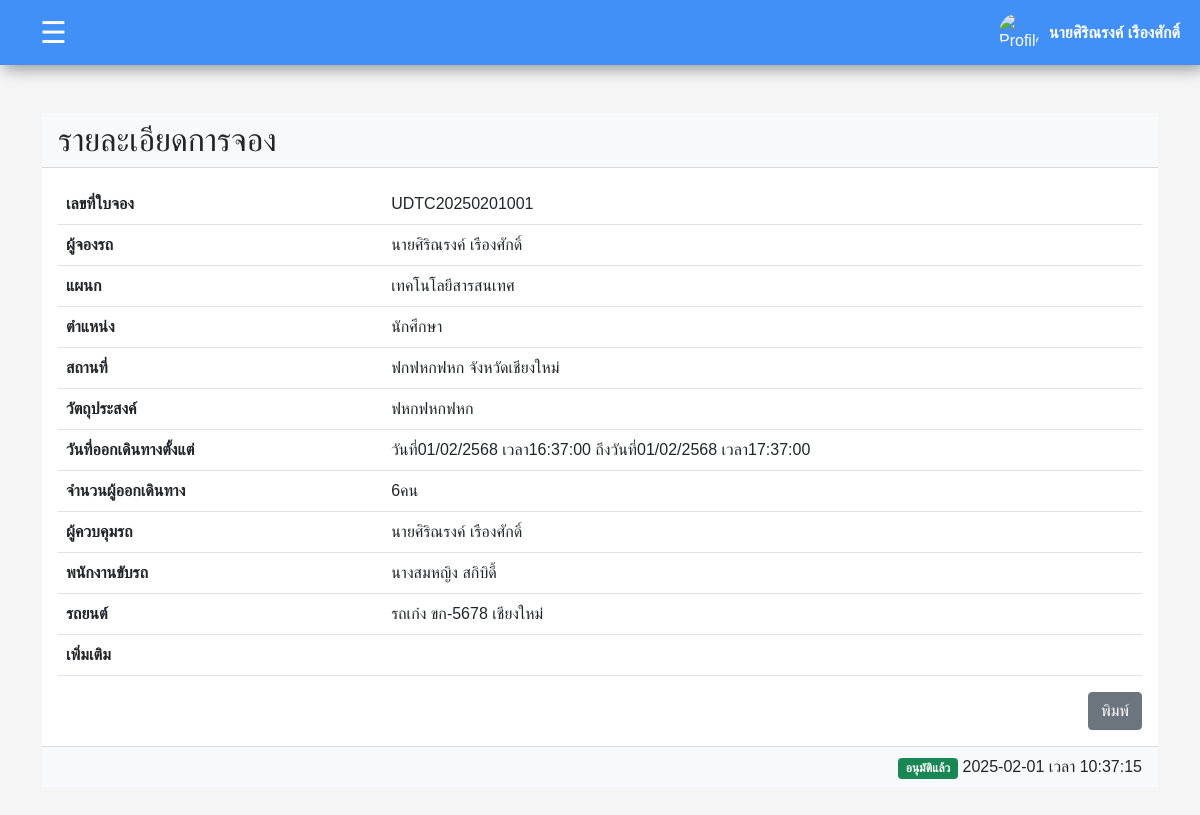
The page /Project/user/request_details.php?request_id=UDTC20250201001 (signed in) on the database as committed earlier.
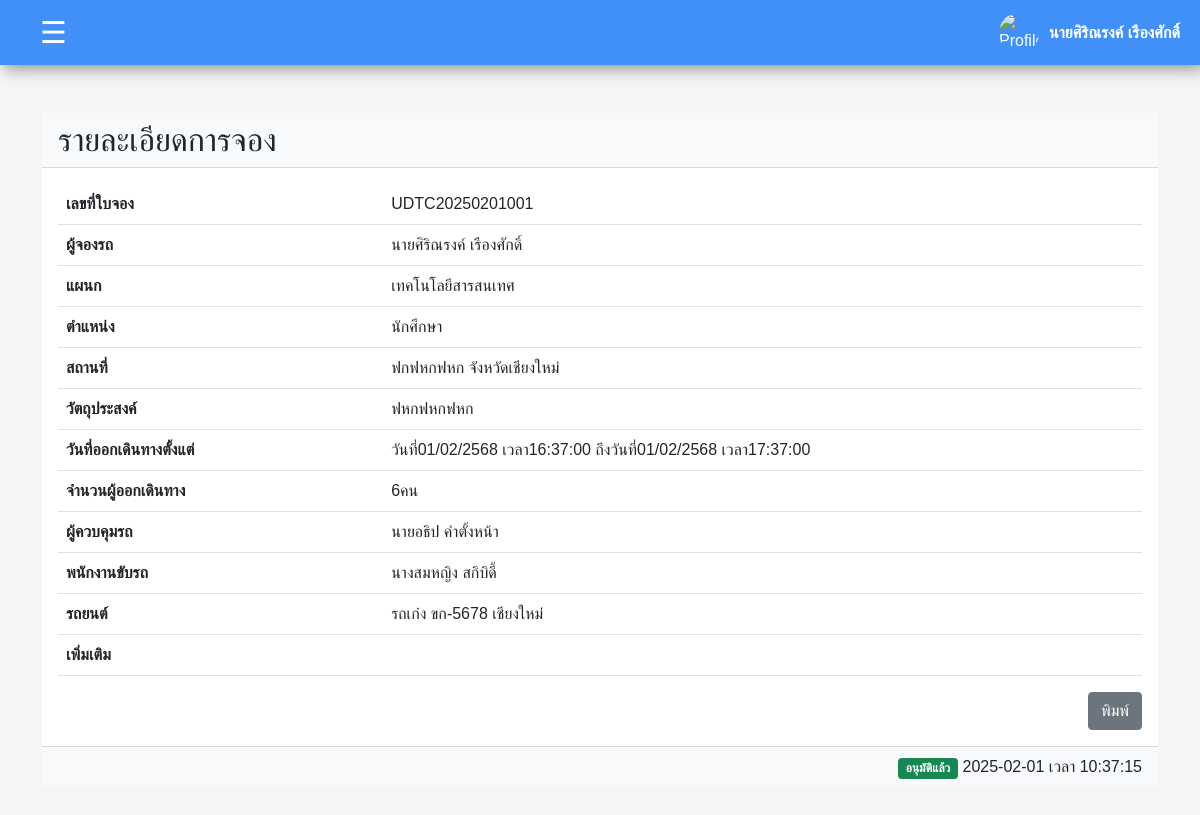
The same page on the database as committed later.
### tables this page shows
CREATE TABLE `requests` (
  `request_id` varchar(20) NOT NULL,
  `destination` varchar(255) DEFAULT NULL,
  `province` varchar(100) DEFAULT NULL,
  `travel_type` enum('ในจังหวัด','ต่างจังหวัด') DEFAULT NULL,
  `purpose` varchar(255) DEFAULT NULL,
  `departure_date` date DEFAULT NULL,
  `departure_time` time DEFAULT NULL,
  `return_date` date DEFAULT NULL,
  `return_time` time DEFAULT NULL,
  `passengers` int(11) DEFAULT NULL,
  `request_date` datetime DEFAULT NULL,
  `status` enum('รออนุมัติ','อนุมัติ','ปฏิเสธ','ยกเลิก') DEFAULT 'รออนุมัติ',
  `user_id` varchar(255) DEFAULT NULL,
  `driver_id` int(11) DEFAULT NULL,
  `car_id` int(11) DEFAULT NULL,
  `admin_id` varchar(11) DEFAULT NULL
);

CREATE TABLE `users` (
  `user_id` varchar(11) NOT NULL,
  `fullname` varchar(255) NOT NULL,
  `password` varchar(255) NOT NULL,
  `position` varchar(255) NOT NULL,
  `department` varchar(255) NOT NULL,
  `role` enum('admin','user','') NOT NULL,
  `profile_picture` varchar(255) DEFAULT 'default_images_account.jpg',
  `signature` varchar(255) DEFAULT 'default_images_signature.png'
);

CREATE TABLE `cars` (
  `car_id` int(11) NOT NULL,
  `plate_number` varchar(15) NOT NULL,
  `brand` varchar(50) NOT NULL,
  `model` varchar(50) DEFAULT NULL,
  `car_type` varchar(30) NOT NULL,
  `province` varchar(50) NOT NULL,
  `color` varchar(20) NOT NULL,
  `seats` int(11) NOT NULL,
  `status` enum('ใช้ได้ปกติ','ยกเลิกการใช้งาน','บำรุงรักษา') DEFAULT 'ใช้ได้ปกติ',
  `create_date` timestamp NOT NULL DEFAULT current_timestamp(),
  `update_date` timestamp NOT NULL DEFAULT current_timestamp() ON UPDATE current_timestamp()
);

CREATE TABLE `drivers` (
  `driver_id` int(11) NOT NULL,
  `name` varchar(100) DEFAULT NULL,
  `phone_number` varchar(15) DEFAULT NULL,
  `work_date` date DEFAULT NULL
);

### Project/function/BuddhistYear.php (called while the page is built, shortened)
<?php
function convertDateToBuddhist($date) {
    $dateObj = new DateTime($date);
    $buddhistYear = $dateObj->format("Y") + 543;
    return $dateObj->format("d/m/") . $buddhistYear;
}
?>

### Project/user/request_details.php (the view, shortened to what the changed rows need)
<!DOCTYPE html>
<html lang="en">
<head>
    <link rel="stylesheet" href="../css/bootstrap.css">
</head>
<body>
    <?php
    require("header.php");
    require("../function/BuddhistYear.php");
    if (isset($_GET['request_id'])) {
        $request_id = $_GET['request_id'];
        $request_id = mysqli_real_escape_string($connect, $request_id);
        $sql = "SELECT
    users.user_id,
    users.signature,
    users.fullname,
    users.department,
    users.position,
    requests.request_id,
    requests.user_id,
    requests.passengers,
    requests.destination,
    requests.province,
    requests.departure_date,
    requests.departure_time,
    requests.return_date,
    requests.return_time,
    requests.status,
    requests.driver_id,
    requests.car_id,
    requests.purpose,
    requests.request_date,
    requests.admin_id,
    drivers.name AS driver_name,
    admins.fullname AS admin_name,
    admins.signature AS admin_image,
    cars.plate_number,
    cars.province,
    cars.car_type
FROM requests
JOIN users ON requests.user_id = users.user_id
LEFT JOIN drivers ON requests.driver_id = drivers.driver_id
LEFT JOIN cars ON requests.car_id = cars.car_id
LEFT JOIN users AS admins ON requests.admin_id = admins.user_id
WHERE requests.request_id = '$request_id'";
        $result = mysqli_query($connect, $sql);
        if (mysqli_num_rows($result) > 0) {
            $row = mysqli_fetch_assoc($result);
            $cardetail = $row["car_type"] . " " . $row["plate_number"] . " " . $row["province"];
        } else {
            echo "ไม่พบ";
            exit();
        }
    } else {
        echo "ไม่มี request_id";
        exit();
    }
    ?>
    <div class="container my-5">
        <div class="bg-white">
            <div class="card-header bg-light">
                <h2 class="mb-0">รายละเอียดการจอง</h2>
            </div>
            <div class="card-body">
                <table class="table  ">
                    <tbody>
                        <tr>
                            <th scope="row" style="width: 30%;">เลขที่ใบจอง</th>
                            <td><?php echo $row["request_id"]; ?></td>
                        </tr>
                        <tr>
                            <th scope="row">ผู้จองรถ</th>
                            <td><?php echo $row["fullname"]; ?></td>
                        </tr>
                        <tr>
                            <th scope="row">แผนก</th>
                            <td><?php echo $row["department"]; ?></td>
                        </tr>
                        <tr>
                            <th scope="row">ตำแหน่ง</th>
                            <td><?php echo $row["position"]; ?></td>
                        </tr>
                        <tr>
                            <th scope="row">สถานที่</th>
                            <td><?php echo $row["destination"] . " จังหวัด" . $row["province"]; ?></td>
                        </tr>
                        <tr>
                            <th scope="row">วัตถุประสงค์</th>
                            <td><?php echo $row["purpose"]; ?></td>
                        </tr>
                        <tr>
                            <th scope="row">วันที่ออกเดินทางตั้งแต่</th>
                            <td><?php echo "วันที่" . convertDateToBuddhist($row["departure_date"]) . " เวลา" . $row["departure_time"] . " ถึงวันที่" . convertDateToBuddhist($row["return_date"]) . " เวลา" . $row["return_time"]; ?></td>
                        </tr>
                        <tr>
                            <th scope="row">จำนวนผู้ออกเดินทาง</th>
                            <td><?php echo $row["passengers"] . "คน"; ?></td>
                        </tr>
                        <tr>
                            <th scope="row">ผู้ควบคุมรถ</th>
                            <td><?php echo $row["admin_name"]; ?></td>
                        </tr>
                        <tr>
                            <th scope="row">พนักงานขับรถ</th>
                            <td><?php echo $row["driver_name"]; ?></td>
                        </tr>
                        <tr>
                            <th scope="row">รถยนต์</th>
                            <td><?php echo $cardetail; ?></td>
                        </tr>
                        <tr>
                            <th scope="row">เพิ่มเติม</th>
                        </tr>
                    </tbody>
                </table>
            </div>
        </div>
    </div>
</body>
</html>

Rows that differ between the two databases and show on the page:
changed through a linked row, requests "UDTC20250201001": admin.fullname "นายศิริณรงค์ เรืองศักดิ์" → "นายอธิป คำตั้งหน้า"
